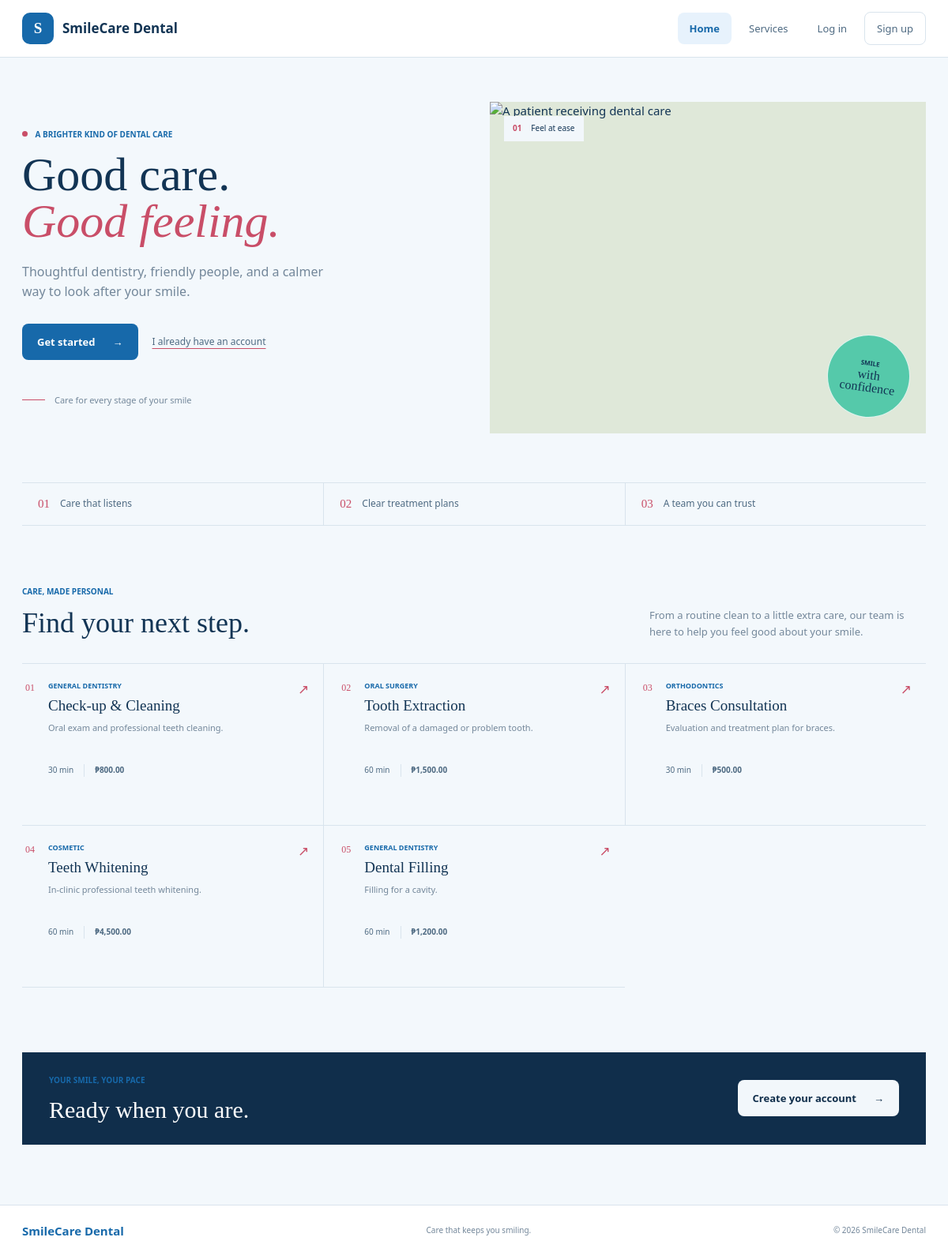
Screenshot of /dental-clinic/ with the database file from the repository.
### tables this page shows
CREATE TABLE IF NOT EXISTS services (
    id               INT UNSIGNED NOT NULL AUTO_INCREMENT,
    name             VARCHAR(100) NOT NULL,
    category         VARCHAR(60) DEFAULT NULL,
    description      TEXT DEFAULT NULL,
    duration_minutes SMALLINT UNSIGNED NOT NULL DEFAULT 30,
    price            DECIMAL(10,2) NOT NULL DEFAULT 0.00,
    is_active        TINYINT(1) NOT NULL DEFAULT 1,
    created_at       TIMESTAMP NOT NULL DEFAULT CURRENT_TIMESTAMP,
    updated_at       TIMESTAMP NOT NULL DEFAULT CURRENT_TIMESTAMP ON UPDATE CURRENT_TIMESTAMP,
    PRIMARY KEY (id),
    UNIQUE KEY uq_services_name (name),
    KEY idx_services_active (is_active)
);

### dental-clinic/includes/auth.php (called while the page is built, shortened)
<?php
function is_logged_in(): bool
{
    return !empty($_SESSION['user_id']);
}

### dental-clinic/includes/functions.php (called while the page is built, shortened)
<?php
function e($value): string
{
    return htmlspecialchars((string) $value, ENT_QUOTES, 'UTF-8');
}
function url(string $path = ''): string
{
    return BASE_URL . '/' . ltrim($path, '/');
}
function format_money($amount): string
{
    return get_setting('currency_symbol', '₱') . number_format((float) $amount, 2);
}
function get_setting(string $key, $default = null)
{
    global $pdo;
    static $settings = null;
    if ($settings === null) {
        $settings = [];
        foreach ($pdo->query('SELECT setting_key, setting_value FROM clinic_settings') as $row) {
            $settings[$row['setting_key']] = $row['setting_value'];
        }
    }
    return $settings[$key] ?? $default;
}

### dental-clinic/index.php (the view, shortened to what this page needs)
<?php
require_once __DIR__ . '/config/config.php';
$services = $pdo->query(
    'SELECT name, category, description, duration_minutes, price
     FROM services WHERE is_active = 1 ORDER BY id LIMIT 6'
)->fetchAll();
require __DIR__ . '/includes/header.php';
?>
<section class="hero">
    <div class="hero-copy">
        <p class="eyebrow"><span class="eyebrow-dot"></span> A brighter kind of dental care</p>
        <h1>Good care.<br><em>Good feeling.</em></h1>
        <p class="hero-intro">Thoughtful dentistry, friendly people, and a calmer way to look after your smile.</p>
        <div class="hero-actions">
            <?php if (is_logged_in()): ?>
                <a class="button button-primary" href="<?= e(url(role_home(current_role()))) ?>">Go to your dashboard <span aria-hidden="true">&#8594;</span></a>
            <?php else: ?>
                <a class="button button-primary" href="<?= e(url('register.php')) ?>">Get started <span aria-hidden="true">&#8594;</span></a>
                <a class="text-link" href="<?= e(url('login.php')) ?>">I already have an account</a>
            <?php endif; ?>
        </div>
        <div class="hero-note"><span class="note-rule"></span><span>Care for every stage of your smile</span></div>
    </div>
    <div class="hero-art">
        <div class="art-caption"><span>01</span><span>Feel at ease</span></div>
        <img class="hero-photo" src="https://images.unsplash.com/photo-1606811971618-4486d14f3f99?auto=format&amp;fit=crop&amp;w=1200&amp;q=85" alt="A patient receiving dental care" fetchpriority="high">
        <div class="art-stamp"><span>SMILE</span><strong>with<br>confidence</strong></div>
    </div>
</section>
<section class="trust-strip" aria-label="Clinic commitments">
    <div><span class="trust-number">01</span><span>Care that listens</span></div>
    <div><span class="trust-number">02</span><span>Clear treatment plans</span></div>
    <div><span class="trust-number">03</span><span>A team you can trust</span></div>
</section>
<section class="services-section" id="services">
    <div class="section-heading">
        <div><p class="eyebrow">Care, made personal</p><h2>Find your next step.</h2></div>
        <p>From a routine clean to a little extra care, our team is here to help you feel good about your smile.</p>
    </div>
    <?php if ($services): ?>
        <div class="service-grid">
            <?php foreach ($services as $index => $service): ?>
                <article class="service-item">
                    <span class="service-index">0<?= $index + 1 ?></span>
                    <div class="service-content">
                        <p class="service-category"><?= e($service['category'] ?: 'Dental care') ?></p>
                        <h3><?= e($service['name']) ?></h3>
                        <p><?= e($service['description'] ?: 'Personalized care from our dental team.') ?></p>
                        <div class="service-meta"><span><?= (int) $service['duration_minutes'] ?> min</span><span><?= e(format_money($service['price'])) ?></span></div>
                    </div>
                    <span class="service-arrow" aria-hidden="true">&#8599;</span>
                </article>
            <?php endforeach; ?>
        </div>
    <?php else: ?>
        <p class="empty-state">Our services are being updated. Please check back soon.</p>
    <?php endif; ?>
</section>
<section class="closing-band">
    <div><p class="eyebrow">Your smile, your pace</p><h2>Ready when you are.</h2></div>
    <a class="button button-light" href="<?= e(url(is_logged_in() ? role_home(current_role()) : 'register.php')) ?>"><?= is_logged_in() ? 'Open your dashboard' : 'Create your account' ?> <span aria-hidden="true">&#8594;</span></a>
</section>
<?php require __DIR__ . '/includes/footer.php'; ?>

### rows the page displays
services: category "GENERAL DENTISTRY", name "Check-up & Cleaning", description "Oral exam and professional teeth cleaning.", duration_minutes "30", price "₱800.00"
services: category "ORAL SURGERY", name "Tooth Extraction", description "Removal of a damaged or problem tooth.", duration_minutes "60", price "₱1,500.00"
services: category "ORTHODONTICS", name "Braces Consultation", description "Evaluation and treatment plan for braces.", duration_minutes "30", price "₱500.00"
services: category "COSMETIC", name "Teeth Whitening", description "In-clinic professional teeth whitening.", duration_minutes "60", price "₱4,500.00"
services: category "GENERAL DENTISTRY", name "Dental Filling", description "Filling for a cavity.", duration_minutes "60", price "₱1,200.00"
